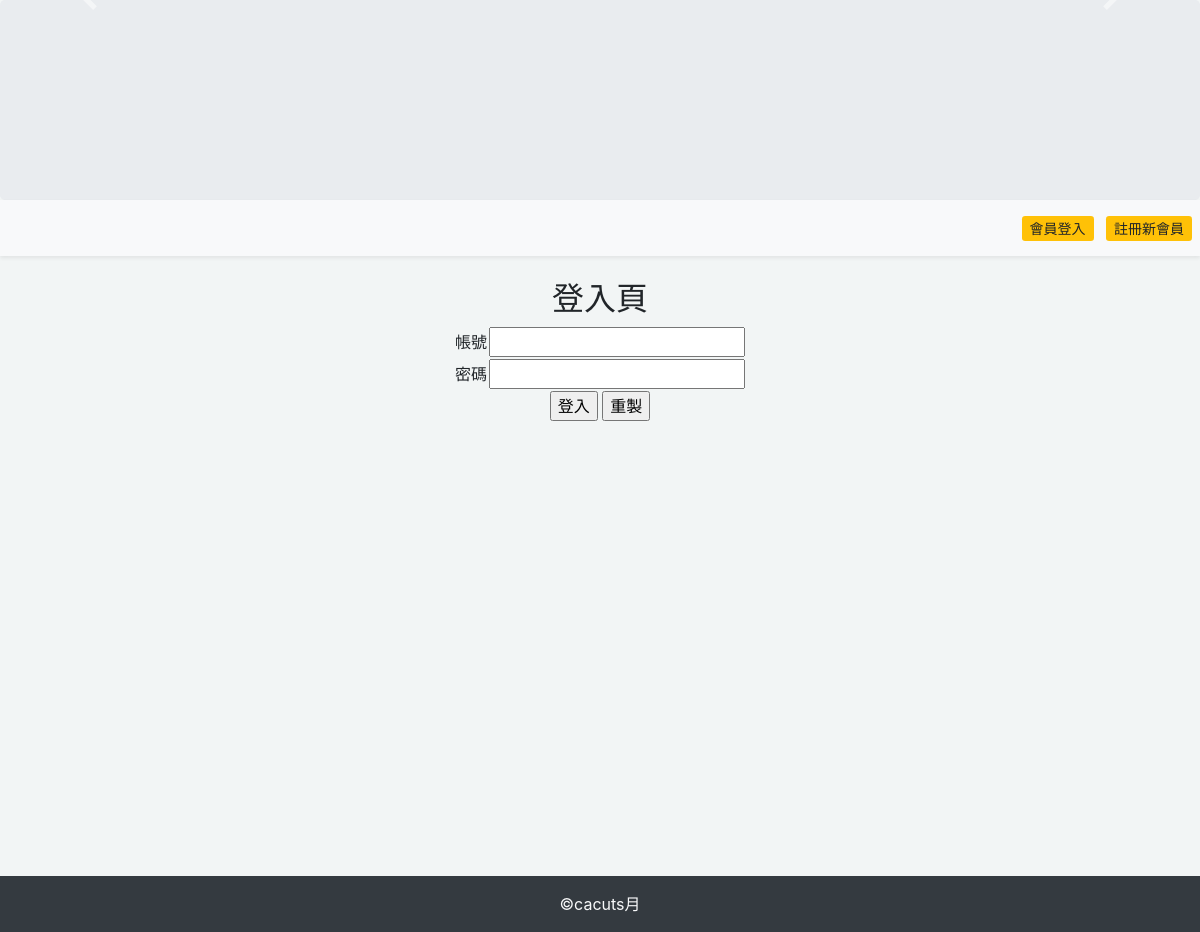
/?do=login, run on an earlier commit of the app's database.
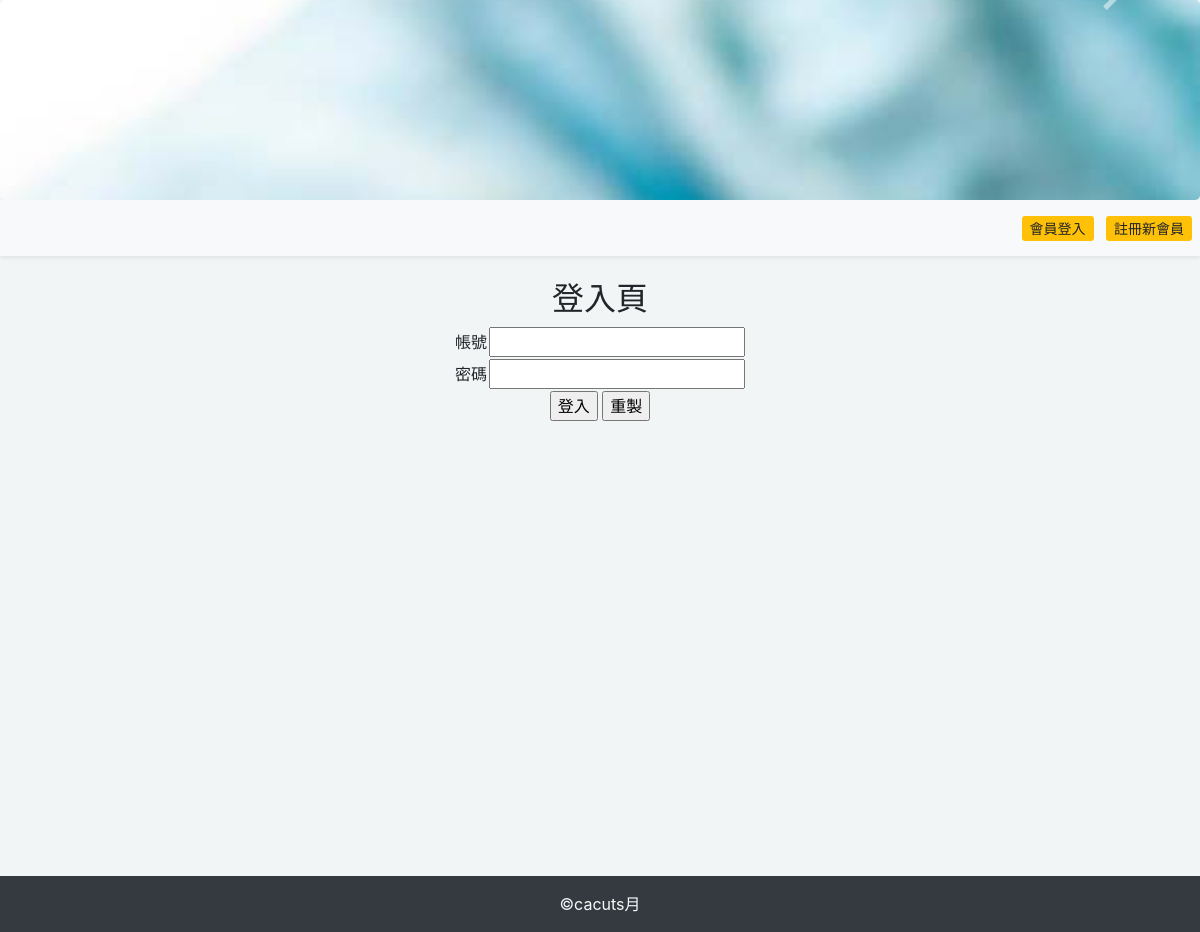
And on a later commit of the database.
### tables this page shows
CREATE TABLE `ad` (
  `id` int(11) UNSIGNED NOT NULL,
  `name` varchar(64) NOT NULL COMMENT '檔名',
  `sh` tinyint(1) UNSIGNED NOT NULL COMMENT '上架',
  `intro` varchar(64) DEFAULT NULL COMMENT '備註'
);

### api/db.php (called while the page is built, shortened)
<?php
$dsn="mysql:host=localhost;charset=utf8;dbname=vote";
$pdo=new PDO($dsn,'root','');
function all($table,...$arg){
global $pdo;
$sql="SELECT * FROM `$table` ";
if(isset($arg[0])){
    if(is_array($arg[0])){
        foreach($arg[0] as $key=>$value){
            $tmp[]="`$key`='$value'";
        }
        $sql=$sql."where " . implode(" AND ",$tmp);
    }else{
        $sql=$sql.$arg[0];
    }
}
$rows=$pdo->query($sql)->fetchAll(PDO::FETCH_ASSOC);
return $rows;
}
?>

### index.php (the view, shortened to what this page needs)
<?php include_once "./api/db.php"; ?>
<!DOCTYPE html>
<html lang="en">
<head>
    <link rel="stylesheet" href="https://stackpath.bootstrapcdn.com/bootstrap/4.2.1/css/bootstrap.min.css">
</head>
<body>
<div class="jumbotron p-0 mb-0" style="overflow:hidden;height:200px;">
<a href="?">
    <div id="carouselExampleIndicators" class="carousel slide position-relative" data-ride="carousel">
        <div class="carousel-inner position-absolute" style="top:-250px;">
        <?php
            $images=all('ad',['sh'=>1]);
            foreach($images as $key => $image){
                if($key==0){
                    echo "<div class='carousel-item active'>";
                }else{
                    echo "<div class='carousel-item'>";
                }
            echo "<img src='./img/{$image['name']}' alt='{$image['intro']}' class='d-block w-100'></div>";
            }
        ?>
        </div>
        <a class="carousel-control-prev" href="#carouselExampleIndicators" role="button" data-slide="prev">
            <span class="carousel-control-prev-icon" aria-hidden="true"></span>
        </a>
        <a class="carousel-control-next" href="#carouselExampleIndicators" role="button" data-slide="next">
            <span class="carousel-control-next-icon" aria-hidden="true"></span>
        </a>
    </div>
</a>
</div>
<nav class="bg-light shadow-sm py-3 px-2 text-right mb-4 d-flex justify-content-between">
    <div>&nbsp;</div>
<?php
if(isset($_SESSION['user'])){
    echo "<span class='pr-5 '>歡迎，{$_SESSION['user']} : )</span>";
    echo "<a href='logout.php' class='btn-sm btn-warning'>登出</a>";
}else{
?>
<div class="">
    <a href="?do=login" class="mr-2 btn-sm btn-warning">會員登入</a>
    <a href="?do=reg" class=" btn-sm  btn-warning">註冊新會員</a>
</div>
<?php
}
?>
</nav>
<div class="container">
    <?php
    $do=(isset($_GET['do']))?$_GET['do']:'show_vote_list';
    $file="./frontend/".$do.".php";
    if(file_exists($file)){
        include $file;
    }else{
        include "./frontend/show_vote_list.php";
    }
    ?>
</div>
<div class="p-3 text-center text-light bg-dark">
    &copy;cacuts月
</div>
</body>
</html>

What changed in the data, as far as the page shows it:
added ad: name (picture)
